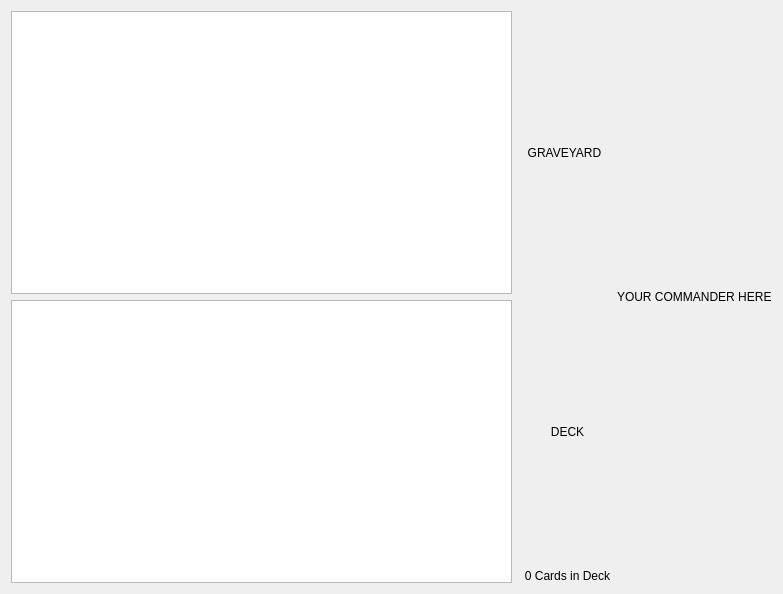
<?xml version="1.0" encoding="UTF-8"?>
<ui version="4.0">
 <class>QPlayer</class>
 <widget class="QWidget" name="QPlayer">
  <property name="geometry">
   <rect>
    <x>0</x>
    <y>0</y>
    <width>783</width>
    <height>594</height>
   </rect>
  </property>
  <property name="windowTitle">
   <string>Form</string>
  </property>
  <layout class="QGridLayout" name="gridLayout">
   <item row="0" column="0">
    <widget class="QListView" name="lvCreatures">
     <property name="contextMenuPolicy">
      <enum>Qt::CustomContextMenu</enum>
     </property>
     <property name="dragEnabled">
      <bool>true</bool>
     </property>
     <property name="dragDropMode">
      <enum>QAbstractItemView::DragDrop</enum>
     </property>
     <property name="selectionMode">
      <enum>QAbstractItemView::SingleSelection</enum>
     </property>
     <property name="horizontalScrollMode">
      <enum>QAbstractItemView::ScrollPerPixel</enum>
     </property>
     <property name="flow">
      <enum>QListView::LeftToRight</enum>
     </property>
    </widget>
   </item>
   <item row="1" column="0">
    <widget class="QListView" name="lvLands">
     <property name="contextMenuPolicy">
      <enum>Qt::CustomContextMenu</enum>
     </property>
     <property name="dragEnabled">
      <bool>true</bool>
     </property>
     <property name="dragDropMode">
      <enum>QAbstractItemView::DragDrop</enum>
     </property>
     <property name="selectionMode">
      <enum>QAbstractItemView::SingleSelection</enum>
     </property>
     <property name="horizontalScrollMode">
      <enum>QAbstractItemView::ScrollPerPixel</enum>
     </property>
     <property name="flow">
      <enum>QListView::LeftToRight</enum>
     </property>
    </widget>
   </item>
   <item row="1" column="1">
    <layout class="QHBoxLayout" name="horizontalLayout">
     <item>
      <widget class="QPlayerInfo" name="piPlayerInfo" native="true">
       <property name="sizePolicy">
        <sizepolicy hsizetype="Minimum" vsizetype="Minimum">
         <horstretch>0</horstretch>
         <verstretch>0</verstretch>
        </sizepolicy>
       </property>
      </widget>
     </item>
     <item>
      <layout class="QVBoxLayout" name="vlDeck">
       <item>
        <widget class="QCardPileButton" name="btnDeck">
         <property name="sizePolicy">
          <sizepolicy hsizetype="Minimum" vsizetype="Expanding">
           <horstretch>0</horstretch>
           <verstretch>0</verstretch>
          </sizepolicy>
         </property>
         <property name="contextMenuPolicy">
          <enum>Qt::CustomContextMenu</enum>
         </property>
         <property name="acceptDrops">
          <bool>true</bool>
         </property>
         <property name="text">
          <string>DECK</string>
         </property>
         <property name="iconSize">
          <size>
           <width>16</width>
           <height>278</height>
          </size>
         </property>
         <property name="flat">
          <bool>true</bool>
         </property>
        </widget>
       </item>
       <item>
        <widget class="QLabel" name="lblDeckSize">
         <property name="sizePolicy">
          <sizepolicy hsizetype="Minimum" vsizetype="Minimum">
           <horstretch>0</horstretch>
           <verstretch>0</verstretch>
          </sizepolicy>
         </property>
         <property name="text">
          <string>0 Cards in Deck</string>
         </property>
         <property name="alignment">
          <set>Qt::AlignCenter</set>
         </property>
        </widget>
       </item>
      </layout>
     </item>
    </layout>
   </item>
   <item row="0" column="1">
    <widget class="QCardPileButton" name="btnGraveyard">
     <property name="sizePolicy">
      <sizepolicy hsizetype="Minimum" vsizetype="MinimumExpanding">
       <horstretch>0</horstretch>
       <verstretch>0</verstretch>
      </sizepolicy>
     </property>
     <property name="contextMenuPolicy">
      <enum>Qt::CustomContextMenu</enum>
     </property>
     <property name="acceptDrops">
      <bool>true</bool>
     </property>
     <property name="text">
      <string>GRAVEYARD</string>
     </property>
     <property name="iconSize">
      <size>
       <width>16</width>
       <height>278</height>
      </size>
     </property>
     <property name="flat">
      <bool>true</bool>
     </property>
    </widget>
   </item>
   <item row="0" column="2" rowspan="2">
    <widget class="QLabel" name="lblCommander">
     <property name="text">
      <string>YOUR COMMANDER HERE</string>
     </property>
    </widget>
   </item>
  </layout>
 </widget>
 <customwidgets>
  <customwidget>
   <class>QCardPileButton</class>
   <extends>QPushButton</extends>
   <header>QCardPileButton.h</header>
  </customwidget>
  <customwidget>
   <class>QPlayerInfo</class>
   <extends>QWidget</extends>
   <header>QPlayerInfo.h</header>
   <container>1</container>
  </customwidget>
 </customwidgets>
 <resources/>
 <connections/>
</ui>
